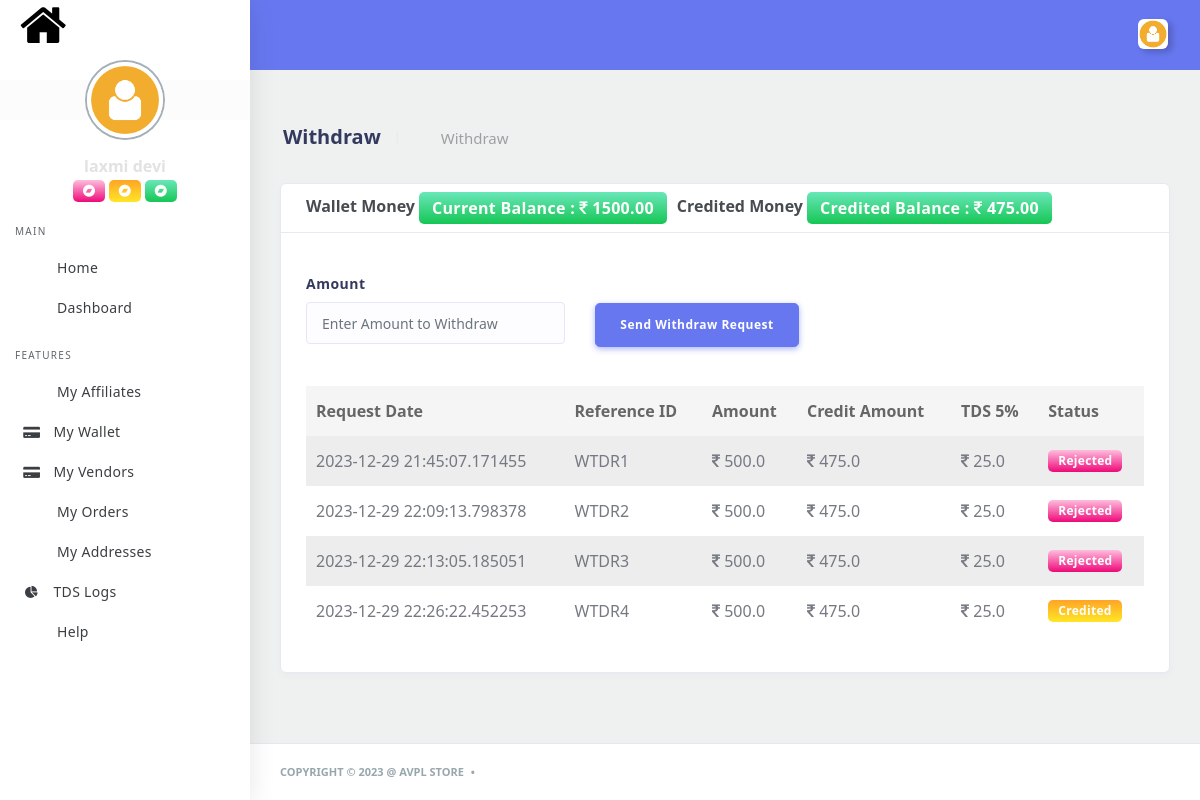
/user/withdraw (signed in), run on the app's committed database.
### user_app/models.py (models this page shows, shortened)
class UserData(models.Model):
	user = models.OneToOneField(User, on_delete=models.CASCADE, related_name='usr')
	first_name = models.CharField(max_length=50, null=True, blank=True)
	last_name = models.CharField(max_length=50, null=True, blank=True)
	phone = models.CharField(max_length=10, null=True, blank=True)
	address = models.CharField(max_length=100, null=True, blank=True)
	zipcode = models.CharField(max_length=20, null=True, blank=True)
	latitude = models.FloatField(null=True, blank=True)
	longitude = models.FloatField(null=True, blank=True)
	gender = models.CharField(max_length=20, null=True, blank=True)
	profile_pic =  models.ImageField(upload_to='profile', null=True, blank=True)
	pv = models.FloatField(default=0.0)
	sponsor = models.ForeignKey(User, on_delete=models.CASCADE, null=True,blank=True)
	is_active = models.BooleanField(default=False)
	subscribed = models.BooleanField(default=False)
	class Meta:
		db_table="UserData"

class CreditedMoney(models.Model):
	user = models.ForeignKey(User, on_delete=models.CASCADE)
	current_balance = models.FloatField(default=0.0)

class UserWithdrawRequest(models.Model):
	user = models.ForeignKey(User, on_delete=models.CASCADE, related_name='withdraw_request')
	request_date = models.DateTimeField()
	amount = models.FloatField()
	credited_amount = models.FloatField(default=0.0)
	tds = models.FloatField(default=0.0)
	is_active = models.PositiveIntegerField(default=0)
	class Meta:
		db_table="UserWithdrawRequest"

### main_app/models.py (models this page shows, shortened)
class Wallet(models.Model):
	user = models.ForeignKey(User, on_delete=models.CASCADE)
	current_balance = models.FloatField(default=0.0)
	class Meta:
		db_table="Wallet"

### user_app/views.py (the view, shortened to what this page needs)
# urls.py: path('withdraw', user_withdraw),
@csrf_exempt
def user_withdraw(request):
	if check_user_authentication(request, 'User'):
		flag = True
		if PaymentInfo.objects.filter(user=request.user).exists():
			flag = True
		else:
			flag = False
		if not Wallet.objects.filter(user=request.user).exists():
			Wallet.objects.create(user=request.user)
		if not CreditedMoney.objects.filter(user=request.user).exists():
			CreditedMoney.objects.create(user=request.user)
		if not TDS_Log_Wallet.objects.filter(user=request.user).exists():
			TDS_Log_Wallet.objects.create(user=request.user)
		dic = {
			'user':UserData.objects.filter(user=request.user).first(),
			'flag':flag,
			'wallet':Wallet.objects.filter(user=request.user).first(),
			'data':UserWithdrawRequest.objects.filter(user=request.user),
			'creditedlimit':CreditedMoney.objects.filter(user=request.user).first(),
			'notification':get_notifications(request.user),
			'notification_len':len(Notification.objects.filter(user=request.user, read=False)),
		}
		return render(request, 'user_app/withdraw.html', dic)
	else:
		return render(request, '403.html')

### main_app/utils.py (called while the page is built)
def get_notifications(user):
	now_date=datetime.datetime.now()
	dic={}
	lt=[]
	for x in Notification.objects.filter(user=user):
		time = x.notification_date.time()
		date = x.notification_date.date()
		hour = int(str(time)[0:2])
		minute = int(str(time)[3:5])
		year = str(x.notification_date.date())[0:4]
		month = str(x.notification_date.date())[5:7]
		day = str(x.notification_date.date())[8:10]
		new = datetime.datetime(int(year), int(month), int(day), hour, minute, 0, 0, tzinfo=None)
		dic={
			'text':x.text,
			'time':timeago.format(new, now_date.replace(tzinfo=None))
		}
		lt.append(dic)
	return list(reversed(lt))

def check_user_authentication(request, user_type):
	if request.user.is_authenticated:
		if request.user.role.level.level == user_type:
			return True
	return False

### templates/user_app/withdraw.html (shortened to what this page needs)
{% extends 'user_app/base.html' %}
{% load static %}
{% block main %}
            <div class="main-content">
               <section class="section">
                  <div class="section-header">
                     <div class="row">
                        <div class="col-xl-6 col-lg-6 col-md-6 col-sm-12">
                           <div class="section-header-breadcrumb-content">
                              <h1>Withdraw</h1>
                              <div class="section-header-breadcrumb">
                                 <div class="breadcrumb-item active"><a href="/user/"><i class="fas fa-home"></i></a></div>
                                 <div class="breadcrumb-item"><a href="#">Withdraw</a></div>
                              </div>
                           </div>
                        </div>
                     </div>
                  </div>
                  <div class="section-body">
                     <div class="row">
                        <div class="col-12">
                           <div class="card">
                              <div class="card-header">
                                 <h4>Wallet Money <span class="badge badge-success">Current Balance : <i class="fa fa-inr"></i> {{wallet.current_balance|floatformat:2}}</span></h4>
                                 <h4>Credited Money <span class="badge badge-success">Credited Balance : <i class="fa fa-inr"></i> {{creditedlimit.current_balance|floatformat:2}}</span></h4>
                              </div>
                              {% if flag %}
                              <div class="card-body">
                                 <form action="/user/withdraw" method="POST">
                                    <div class="row">
                                       <div class="col-lg-4 col-md-12 col-sm-12">
                                          <div class="form-group">
                                             <label>Amount</label>
                                             <input type="number" onkeypress="return event.keyCode === 8 || event.charCode >= 48 && event.charCode <= 57" min="1" max="{{wallet.current_balance|floatformat:2}}" class="form-control" placeholder="Enter Amount to Withdraw" name="amount" required>
                                          </div>
                                       </div>
                                       <div class="col-lg-4 col-md-12 col-sm-12" style="padding-top:30px;">
                                          <div class="form-group">
                                             <button type="submit" class="btn btn-primary btn-lg justify-content-right">Send Withdraw Request</button>
                                          </div>
                                       </div>
                                    </div>
                                 </form>
                                    <div class="table-responsive">
                                       <table class="table table-striped table-hover" style="width:100%;">
                                          <thead>
                                             <tr>
                                                <th>Request Date</th>
                                                <th>Reference ID</th>
                                                <th>Amount</th>
                                                <th>Credit Amount</th>
                                                <th>TDS 5%</th>
                                                <th>Status</th>
                                             </tr>
                                          </thead>
                                          <tbody id="data">
                                             {% for x in data %}
                                             <tr>
                                                <td>{{ x.request_date|safe }}</td>
                                                <td>WTDR{{ x.id|safe }}</td>
                                                <td><i class="fa fa-inr"></i> {{ x.amount|safe }}</td>
                                                <td><i class="fa fa-inr"></i> {{ x.credited_amount|safe  }}</td>
                                                <td><i class="fa fa-inr"></i> {{ x.tds|safe }}</td>
                                                {% if x.is_active == 2 %}
                                                <td><span class="badge badge-warning">Credited</span></td>
                                                {% endif %}
                                                {% if x.is_active == 3 %}
                                                <td><span class="badge badge-danger">Rejected</span></td>
                                                {% endif %}
                                             </tr>
                                             {% endfor %}
                                          </tbody>
                                       </table>
                                    </div>
                              </div>
                              {% endif %}
                           </div>
                        </div>
                     </div>
                  </div>
               </section>
            </div>
{% endblock %}

### templates/user_app/base.html (shortened to what this page needs)
﻿<!DOCTYPE html>
{% load static %}
<html lang="en">
   <head>
      <link rel="stylesheet" href="{% static 'dash/css/app.min.css' %}">
      <link rel="stylesheet" href="{% static 'dash/bundles/jqvmap/dist/jqvmap.min.css' %}">
      <link rel="stylesheet" href="{% static 'dash/bundles/weather-icon/css/weather-icons.min.css' %}">
      <link rel="stylesheet" href="{% static 'dash/bundles/weather-icon/css/weather-icons-wind.min.css' %}">
      <link rel="stylesheet" href="{% static 'dash/bundles/bootstrap-social/bootstrap-social.css' %}">
      <link rel="stylesheet" href="{% static 'dash/bundles/datatables/datatables.min.css' %}">
      <link rel="stylesheet" href="{% static 'dash/bundles/datatables/DataTables-1.10.16/css/dataTables.bootstrap4.min.css' %}">
      <link rel="stylesheet" href="{% static 'dash/css/style.css' %}">
      <link rel="stylesheet" href="{% static 'dash/css/components.css' %}">
      <link rel="stylesheet" href="{% static 'dash/css/custom.css' %}" />
      <link rel="stylesheet" href="https://cdnjs.cloudflare.com/ajax/libs/font-awesome/4.7.0/css/font-awesome.min.css">
   </head>
   <body>
      <div id="app">
         <div class="main-wrapper main-wrapper-1">
            <div class="navbar-bg"></div>
            <nav class="navbar navbar-expand-lg main-navbar">
               <div class="form-inline mr-auto">
                  <ul class="navbar-nav mr-3">
                     <li><a href="#" data-toggle="sidebar" class="nav-link nav-link-lg collapse-btn"><i
                        class="fas fa-bars"></i></a></li>
                     <li><a href="#" class="nav-link nav-link-lg fullscreen-btn">
                        <i class="fas fa-expand"></i>
                        </a>
                     </li>
                  </ul>
               </div>
               <ul class="navbar-nav navbar-right">
                  <li class="dropdown dropdown-list-toggle">
                     <a href="#" onclick="mark_notification_read();" data-toggle="dropdown"
                        class="nav-link notification-toggle nav-link-lg"><i class="far fa-bell"></i>{% if notification_len != 0 %}<span class="notification-count bg-green" id="notification_len">{{notification_len}}</span>{% endif %}</a>
                  </li>
                  <li class="dropdown">
                     <a href="#" data-toggle="dropdown"
                        class="nav-link dropdown-toggle nav-link-lg nav-link-user">
                     <img alt="image" src="{% static 'download.png' %}" class="user-img-radious-style">
                     </a>
                  </li>
               </ul>
            </nav>
            <div class="main-sidebar sidebar-style-2">
               <aside id="sidebar-wrapper">
                  <div class="sidebar-brand">
                     <a href="/">
                     <i class="header-logo fa fa-home" style="font-size: 50px;"></i>
                     </a>
                  </div>
                  <ul class="sidebar-menu">
                     <li class="dropdown active" style="display: block;">
                        <div class="sidebar-profile">
                           <div class="siderbar-profile-pic">
                              {% if user.profile_pic %}
                             <a href="/user/profile"> <img src="{{user.profile_pic.url}}" class="profile-img-circle box-center" alt="User Image"></a>
                             {% else %}
                             <a href="/user/profile"> <img src="{% static 'download.png' %}" class="profile-img-circle box-center" alt="User Image"></a>
                             {% endif %}
                           </div>
                           <div class="siderbar-profile-details">
                              <br>
                              <div class="siderbar-profile-name">{{ user.first_name|safe }} {{ user.last_name|safe }}</div>
                              <span class="badge badge-danger" id="color_red" ><i class="fa fa-bandcamp"></i></span>
                              <span class="badge badge-warning" id="color_yellow"><i class="fa fa-bandcamp"></i></span>
                              <span class="badge badge-success" id="color_green"><i class="fa fa-bandcamp"></i></span>
                           </div>
                        </div>
                     </li>
                     <li class="menu-header">Main</li>
                     <li><a class="nav-link" href="/"><i class="fas fa-home"></i><span>Home</span></a></li>
                     <li><a class="nav-link" href="/user/" onclick="userpv();"><i class="fas fa-desktop"></i><span>Dashboard</span></a></li>
                     <li class="menu-header">Features</li>
                     <li class="dropdown">
                        <a href="#" class="nav-link has-dropdown"><i class="fas fa-sitemap"></i><span>My Affiliates</span></a>
                     </li>
                     <li class="dropdown">
                        <a href="#" class="nav-link has-dropdown"><i class="fa fa-credit-card-alt"></i><span>My Wallet</span></a>
                     </li>
                     <li class="dropdown">
                        <a href="#" class="nav-link has-dropdown"><i class="fa fa-credit-card-alt"></i><span>My Vendors</span></a>
                     </li>
                     <li><a class="nav-link" href="/user/myorder"><i class="fas fa-shopping-bag"></i><span>My Orders</span></a></li>
                     <li><a class="nav-link" href="/user/myaddress"><i class="fas fa-map-marker"></i><span>My Addresses</span></a></li>
                     <li><a class="nav-link" href="/user/tds_log/"><i class="fa fa-pie-chart"></i><span>TDS Logs</span></a></li>
                     <li><a class="nav-link" href="/user/help"><i class="fas fa-question-circle"></i><span>Help</span></a></li>
                      </ul>
               </aside>
            </div>
            {% block main %}{% endblock %}
            <footer class="main-footer">
               <div class="footer-left">
                  Copyright &copy; <script>document.write(new Date().getFullYear());</script> @ AVPL Store
                   <div class="bullet"></div>
               </div>
            </footer>
         </div>
      </div>
   </body>
</html>

### static/dash/css/components.css (style rules this page uses)
.box-center { margin:0 auto }

### data on the page
UserData: first_name "laxmi", last_name "devi"
Wallet: current_balance "1500.00"
CreditedMoney: current_balance "475.00"
UserWithdrawRequest: request_date "2023-12-29 21:45:07.171455", id "1", amount "500.0", credited_amount "475.0", tds "25.0", is_active "Rejected"
UserWithdrawRequest: request_date "2023-12-29 22:09:13.798378", id "2", amount "500.0", credited_amount "475.0", tds "25.0", is_active "Rejected"
UserWithdrawRequest: request_date "2023-12-29 22:13:05.185051", id "3", amount "500.0", credited_amount "475.0", tds "25.0", is_active "Rejected"
UserWithdrawRequest: request_date "2023-12-29 22:26:22.452253", id "4", amount "500.0", credited_amount "475.0", tds "25.0", is_active "Credited"
